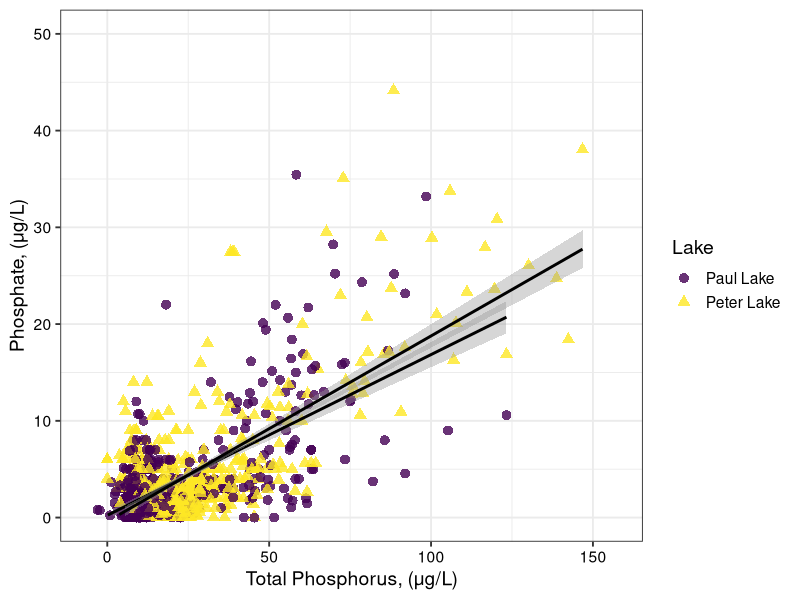
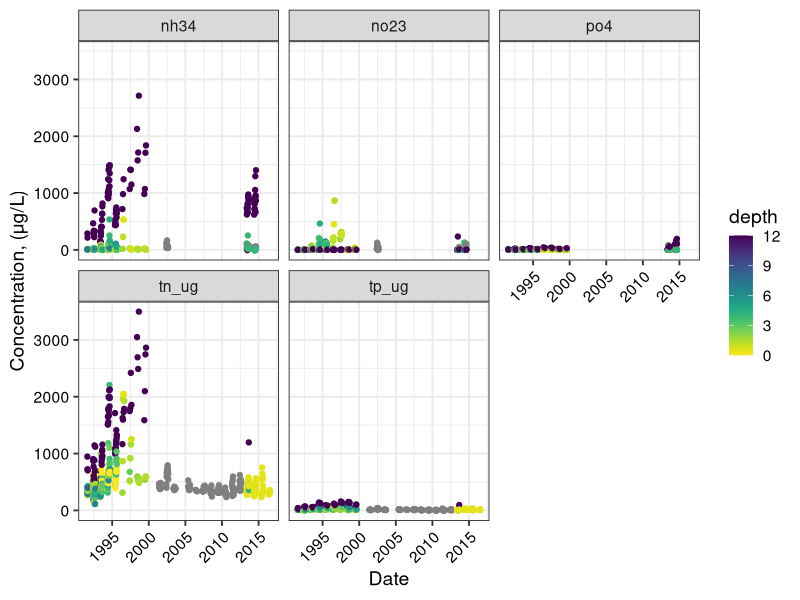
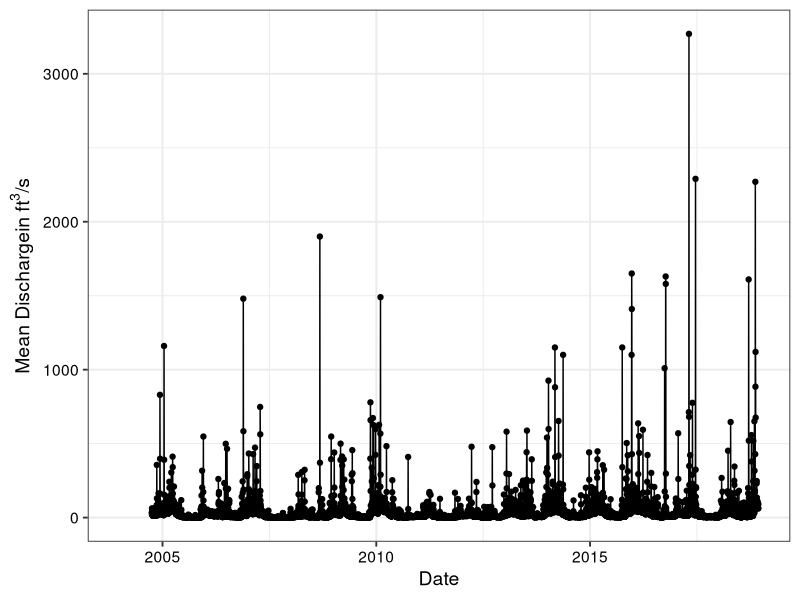
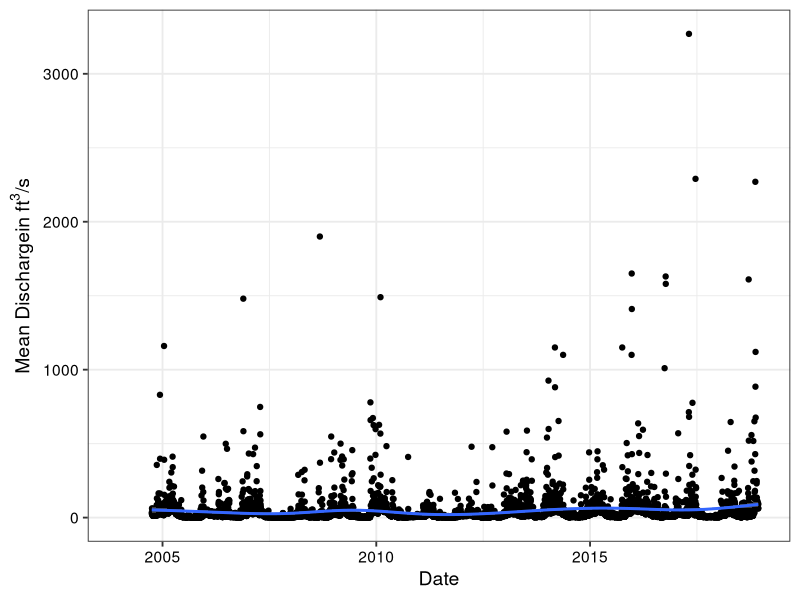
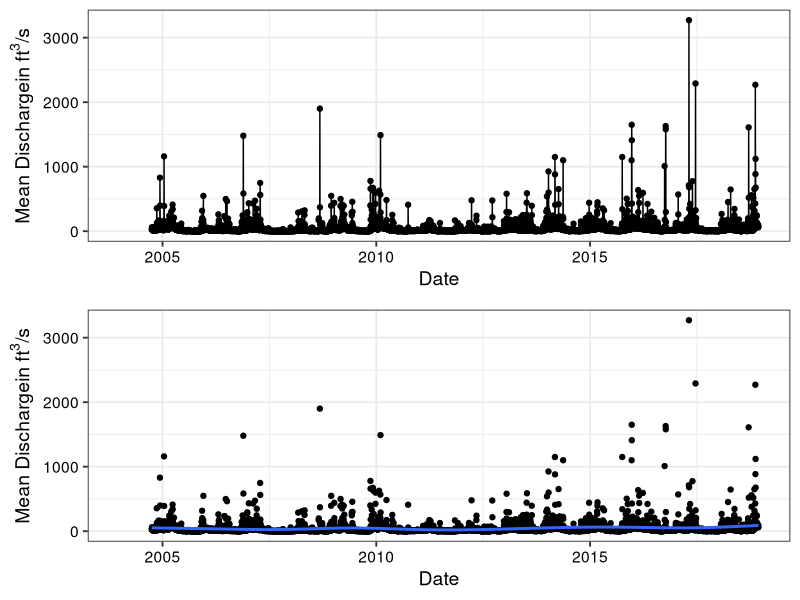
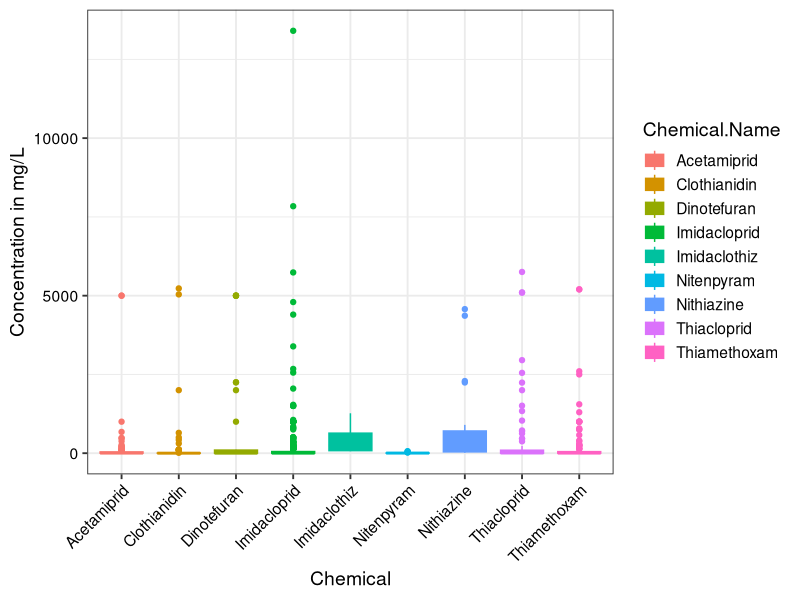

Reproduce these figures in R, in order.
## ---- chunk 1
#1
getwd()
suppressMessages(library(tidyverse))
library(viridis)
library(RColorBrewer)
library(gridExtra)

PeterPaul.chem.nutrients <- read.csv("./Data/Processed/NTL-LTER_Lake_Chemistry_Nutrients_PeterPaul_Processed.csv")
PeterPaul.nutrients.gathered <- read.csv("./Data/Processed/NTL-LTER_Lake_Nutrients_PeterPaulGathered_Processed.csv")
Ecotox <- read.csv("./Data/Raw/ECOTOX_Neonicotinoids_Mortality_raw.csv")
USGS <- read.csv("./Data/Raw/USGS_Site02085000_Flow_Raw.csv")

#2
USGS$datetime <- as.Date(USGS$datetime, format = "%m/%d/%y")
USGS$datetime <- format(USGS$datetime, "%y%m%d")
create.early.dates <- (function(d) {
       paste0(ifelse(d > 181231,"19","20"),d)
       })
USGS$datetime <- create.early.dates(USGS$datetime)
USGS$datetime <- as.Date(USGS$datetime, format = "%Y%m%d")

class(PeterPaul.chem.nutrients$sampledate)
PeterPaul.chem.nutrients$sampledate <- as.Date(PeterPaul.chem.nutrients$sampledate, format = "%Y-%m-%d")
class(PeterPaul.nutrients.gathered$sampledate)
PeterPaul.nutrients.gathered$sampledate <- as.Date(PeterPaul.nutrients.gathered$sampledate, format="%Y-%m-%d")

## ---- chunk 2
#3
Rachel_theme <- theme_bw(base_size = 14) +
  theme(axis.text = element_text(color = "black"), 
        legend.position = "right")
theme_set(Rachel_theme)

## ---- chunk 3
#4

TP_PO4 <- ggplot(PeterPaul.chem.nutrients, aes(x=tp_ug, y=po4, 
                            color = lakename, shape = lakename)) +
  geom_point(alpha = 0.8, size = 3) +
  labs(x="Total Phosphorus, (\U003BCg/L)", y = "Phosphate, (\U003BCg/L)", shape = "Lake", color = "Lake") +
  ylim(0, 50) +
  geom_smooth( method = lm, color="black") +
  scale_color_viridis(discrete = TRUE)
print(TP_PO4)
## ---- chunk 4
#5
labs <- c("Ammonium", "Nitrate", "Phosphorus", "Total N", "Total P")
levels(PeterPaul.nutrients.gathered$nutrient) <- labs
CON_DATE <- 
  ggplot(subset(PeterPaul.nutrients.gathered, lakename =="Peter Lake"), aes(x = sampledate, y = concentration, color = depth)) +
  geom_point(aes(color = depth)) +
  facet_wrap(vars(nutrient)) +
  scale_x_date(limits = as.Date(c("1991-8-13", "2016-7-18")), date_breaks = "5 years", date_labels = "%Y") +
  xlab("Date") +
  ylab("Concentration, (\U003BCg/L)") +
  theme(axis.text.x = element_text(angle = 45,  hjust = 1)) +
  scale_color_viridis(option = "viridis", direction = -1)
print(CON_DATE)
## ---- chunk 5
#6
colnames(USGS) <- c("agency_cd", "site_no", "datetime", 
                              "discharge.max", "discharge.max.approval", 
                              "discharge.min", "discharge.min.approval", 
                              "discharge.mean", "discharge.mean.approval", 
                              "gage.height.max", "gage.height.max.approval", 
                              "gage.height.min", "gage.height.min.approval", 
                              "gage.height.mean", "gage.height.mean.approval")

USGSplot <- 
  ggplot(USGS, aes(x = datetime, y = discharge.mean)) +
  geom_point() +
  ylab(expression("Mean Discharge" * "in ft"^3* "/s")) +
  xlab("Date") +
  xlim(as.Date("2004-01-01"),as.Date("2018-12-09")) +
  geom_line()

print(USGSplot)

USGSplot2 <- 
  ggplot(USGS, aes(x = datetime, y = discharge.mean)) +
  geom_point() +
  ylab(expression("Mean Discharge" * "in ft"^3* "/s")) +
  xlab("Date") +
  xlim(as.Date("2004-01-01"),as.Date("2018-12-09")) +
  geom_smooth()

print(USGSplot2)


grid.arrange(USGSplot, USGSplot2)

## ---- chunk 6
#7 

Ecoplot <- 
  ggplot(Ecotox, aes(x = Chemical.Name, y = Conc..Mean..Std., color = Chemical.Name, fill = Chemical.Name)) + 
  #geom_bar(aes(x = Chemical.Name, y = Conc..Mean..Std., fill = as.factor(Chemical.Name)), 
           #position = "dodge", stat = "summary", fun.y = "mean") 
  geom_boxplot(position = "dodge2") +
  #scale_color_brewer(palette = "RdYlBu") +
  theme(axis.text.x = element_text(angle = 45,  hjust = 1)) +
  labs(x = "Chemical", y = "Concentration in mg/L")
print(Ecoplot)
